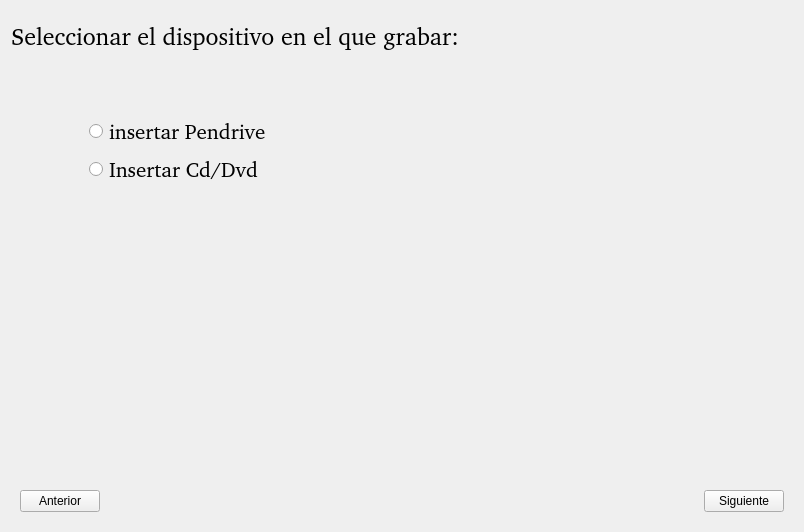
<?xml version="1.0" encoding="UTF-8"?>
<ui version="4.0">
 <class>panelDonde</class>
 <widget class="QWidget" name="panelDonde">
  <property name="geometry">
   <rect>
    <x>0</x>
    <y>0</y>
    <width>804</width>
    <height>532</height>
   </rect>
  </property>
  <property name="windowTitle">
   <string>Form</string>
  </property>
  <layout class="QVBoxLayout" name="verticalLayout">
   <item>
    <spacer name="verticalSpacer1">
     <property name="orientation">
      <enum>Qt::Vertical</enum>
     </property>
     <property name="sizeType">
      <enum>QSizePolicy::Maximum</enum>
     </property>
     <property name="sizeHint" stdset="0">
      <size>
       <width>20</width>
       <height>10</height>
      </size>
     </property>
    </spacer>
   </item>
   <item>
    <widget class="QLabel" name="tituloLabel">
     <property name="font">
      <font>
       <family>Bitstream Charter</family>
       <pointsize>18</pointsize>
      </font>
     </property>
     <property name="text">
      <string>Seleccionar el dispositivo en el que grabar:</string>
     </property>
    </widget>
   </item>
   <item>
    <spacer name="verticalSpacer2">
     <property name="orientation">
      <enum>Qt::Vertical</enum>
     </property>
     <property name="sizeType">
      <enum>QSizePolicy::Maximum</enum>
     </property>
     <property name="sizeHint" stdset="0">
      <size>
       <width>20</width>
       <height>40</height>
      </size>
     </property>
    </spacer>
   </item>
   <item>
    <widget class="QWidget" name="widget" native="true">
     <layout class="QHBoxLayout" name="horizontalLayout">
      <item>
       <spacer name="horizontalSpacer">
        <property name="orientation">
         <enum>Qt::Horizontal</enum>
        </property>
        <property name="sizeType">
         <enum>QSizePolicy::Maximum</enum>
        </property>
        <property name="sizeHint" stdset="0">
         <size>
          <width>60</width>
          <height>20</height>
         </size>
        </property>
       </spacer>
      </item>
      <item>
       <widget class="QWidget" name="widget_2" native="true">
        <layout class="QVBoxLayout" name="verticalLayout_2">
         <item>
          <widget class="QRadioButton" name="pendriveRadio">
           <property name="enabled">
            <bool>true</bool>
           </property>
           <property name="font">
            <font>
             <family>Bitstream Charter</family>
             <pointsize>16</pointsize>
            </font>
           </property>
           <property name="text">
            <string>insertar Pendrive</string>
           </property>
          </widget>
         </item>
         <item>
          <widget class="QRadioButton" name="cdRadio">
           <property name="enabled">
            <bool>true</bool>
           </property>
           <property name="font">
            <font>
             <family>Bitstream Charter</family>
             <pointsize>16</pointsize>
            </font>
           </property>
           <property name="text">
            <string>Insertar Cd/Dvd</string>
           </property>
          </widget>
         </item>
        </layout>
       </widget>
      </item>
     </layout>
    </widget>
   </item>
   <item>
    <spacer name="verticalSpacer3">
     <property name="orientation">
      <enum>Qt::Vertical</enum>
     </property>
     <property name="sizeType">
      <enum>QSizePolicy::Maximum</enum>
     </property>
     <property name="sizeHint" stdset="0">
      <size>
       <width>20</width>
       <height>0</height>
      </size>
     </property>
    </spacer>
   </item>
   <item>
    <spacer name="verticalSpacer4">
     <property name="orientation">
      <enum>Qt::Vertical</enum>
     </property>
     <property name="sizeHint" stdset="0">
      <size>
       <width>20</width>
       <height>40</height>
      </size>
     </property>
    </spacer>
   </item>
   <item>
    <widget class="QWidget" name="botonesWidget" native="true">
     <layout class="QHBoxLayout" name="horizontalLayout_3">
      <item>
       <widget class="QPushButton" name="anteriorBoton">
        <property name="text">
         <string>Anterior</string>
        </property>
       </widget>
      </item>
      <item>
       <spacer name="horizontalSpacer_5">
        <property name="orientation">
         <enum>Qt::Horizontal</enum>
        </property>
        <property name="sizeHint" stdset="0">
         <size>
          <width>583</width>
          <height>20</height>
         </size>
        </property>
       </spacer>
      </item>
      <item>
       <widget class="QPushButton" name="siguienteBoton">
        <property name="text">
         <string>Siguiente</string>
        </property>
       </widget>
      </item>
     </layout>
    </widget>
   </item>
  </layout>
 </widget>
 <resources/>
 <connections/>
</ui>
